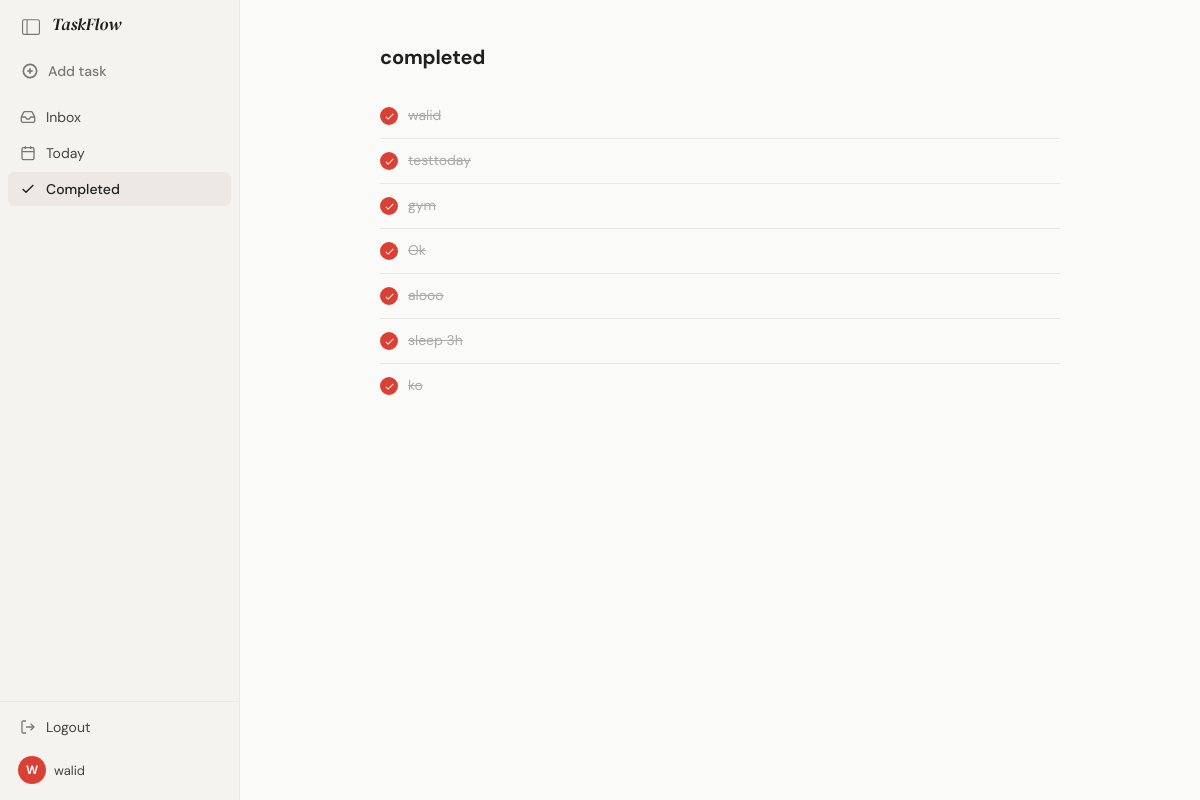
The page /app/completed/ (signed in) on the database its author committed.
### Task/models.py (models this page shows, shortened)
class Task(models.Model):
    PRIORITY = [
                (1 , 'Priority 1'),
                (2 , 'Priority 2'),
                (3 , 'Priority 3'),
                (4 , 'Priority 4'),
    ]
    title = models.CharField(max_length=255)
    description = models.TextField(blank=True)
    is_done = models.BooleanField(default=False)
    priority = models.IntegerField(choices=PRIORITY , default=1)
    created_at  = models.DateTimeField(auto_now_add=True)
    updated_at = models.DateTimeField(auto_now=True)
    due_date = models.DateTimeField(null=True , blank=True)
    user = models.ForeignKey(User , on_delete= models.CASCADE)
    category = models.ForeignKey(Category , on_delete=models.CASCADE , null=True , blank=True)

### Task/views.py (the view)
# urls.py: path('completed/',views.Completed,name="completed")
def Completed(request):
    TaskCompleted = Task.objects.filter(user = request.user , is_done=True)
    return render(request , 'app/completed.html' ,{'TaskCompleted':TaskCompleted})

### Task/context.py (called while the page is built)
def sidebar_data(request):
    if not request.user.is_authenticated:
        return {}
    return {
    'inbox_count': Task.objects.filter(
            user=request.user,
            is_done=False
        ).count(),
    'today_count': Task.objects.filter(
        user=request.user,
        due_date__date= timezone.now().date(),
        is_done = False
        ).count(),
    'add_task_form': TaskForm(),
    }

### Task/models.py (called while the page is built)
    def __str__(self):
        return self.get_name_display() # get_name_display() : cherche ettiquate correspondant de liste

### Task/templatetags/task_filters.py (called while the page is built)
@register.filter
def priority_icon(value):
    data = PRIORITY_DATA.get(value, {})
    return mark_safe(data.get('icon', ''))

@register.filter
def category_icon(value):
    data = CATEGORY_DATA.get(value, {})
    return mark_safe(data.get('icon', ''))

### Task/templates/app/completed.html (shortened to what this page needs)
{% extends 'base2.html' %}
{% load static %}
{% block extra_css %}
    <link rel="stylesheet" href="{% static 'styles/inbox.css' %}"/>
{% endblock %}
{% block body_class %}page-completed{% endblock %}
{% block content %}
<div class="inbox-container">
    <div class="inbox-header">
        <h1 class="inbox-title">completed</h1>
    </div>
    <div class="task-items">
        {% for task in TaskCompleted %}
            {% include 'components/task_item.html' %}
        {% empty %}
            <p class="inbox-empty">No tasks yet completed! 🎉</p>
        {% endfor %}
    </div>
</div>
{% endblock %}

### Task/templates/components/sidebar.html (shortened to what this page needs)
{% load static %}
<link rel="stylesheet" href="{% static 'styles/sidebar.css' %}"/>
<aside class="sidebar" id="sidebar">
  <div class="sidebar__head">
    <em class="title__head">TaskFlow</em>
    <button class="sidebar__toggle-btn" onclick="toggleSidebar()" title="Toggle sidebar">
      <svg width="18" height="18" viewBox="0 0 16 16" fill="currentColor">
        <path d="M0 3a2 2 0 0 1 2-2h12a2 2 0 0 1 2 2v10a2 2 0 0 1-2 2H2a2 2 0 0 1-2-2V3zm5-1v12h9a1 1 0 0 0 1-1V3a1 1 0 0 0-1-1H5zM4 2H2a1 1 0 0 0-1 1v10a1 1 0 0 0 1 1h2V2z"/>
      </svg>
    </button>
  </div>
  <div class="sidebar__add-task" onclick="addtaskopen()">
    <span class="sidebar__icon">
      <svg width="16" height="16" viewBox="0 0 24 24" fill="none" stroke="currentColor" stroke-width="2.5">
        <circle cx="12" cy="12" r="10"/>
        <line x1="12" y1="8" x2="12" y2="16"/>
        <line x1="8" y1="12" x2="16" y2="12"/>
      </svg>
    </span>
    <span class="sidebar__label">Add task</span>
  </div>
  <nav class="sidebar__nav">
    <a href="{% url 'inbox' %}" class="sidebar__item {% if request.resolver_match.url_name == 'inbox' %}sidebar__item--active{% endif %}">
      <span class="sidebar__icon">
        <svg width="16" height="16" viewBox="0 0 24 24" fill="none" stroke="currentColor" stroke-width="2">
          <polyline points="22 12 16 12 14 15 10 15 8 12 2 12"/>
          <path d="M5.45 5.11L2 12v6a2 2 0 002 2h16a2 2 0 002-2v-6l-3.45-6.89A2 2 0 0016.76 4H7.24a2 2 0 00-1.79 1.11z"/>
        </svg>
      </span>
      <span class="sidebar__label">Inbox</span>
    </a>
    <a href="{% url 'today' %}" class="sidebar__item {% if request.resolver_match.url_name == 'today' %}sidebar__item--active{% endif %}">
      <span class="sidebar__icon">
        <svg width="16" height="16" viewBox="0 0 24 24" fill="none" stroke="currentColor" stroke-width="2">
          <rect x="3" y="4" width="18" height="18" rx="2" ry="2"/>
          <line x1="16" y1="2" x2="16" y2="6"/>
          <line x1="8" y1="2" x2="8" y2="6"/>
          <line x1="3" y1="10" x2="21" y2="10"/>
        </svg>
      </span>
      <span class="sidebar__label">Today</span>
    </a>
    <a href="{% url 'completed' %}" class="sidebar__item {% if request.resolver_match.url_name == 'completed' %}sidebar__item--active{% endif %}">
      <span class="sidebar__icon">
        <svg width="16" height="16" viewBox="0 0 24 24" fill="none" stroke="currentColor" stroke-width="2">
          <polyline points="20 6 9 17 4 12"/>
        </svg>
      </span>
      <span class="sidebar__label">Completed</span>
    </a>
  </nav>
  <div class="sidebar__bottom">
    <a href="{% url 'logout' %}" class="sidebar__item">
      <span class="sidebar__icon">
        <svg width="16" height="16" viewBox="0 0 24 24" fill="none" stroke="currentColor" stroke-width="2">
          <path d="M9 21H5a2 2 0 01-2-2V5a2 2 0 012-2h4"/>
          <polyline points="16 17 21 12 16 7"/>
          <line x1="21" y1="12" x2="9" y2="12"/>
        </svg>
      </span>
      <span class="sidebar__label">Logout</span>
    </a>
    <div class="sidebar__user">
      <div class="sidebar__avatar">{{ request.user.username|first|upper }}</div>
      <span class="sidebar__label" style="font-size:13px; color: var(--ink-2);">{{ request.user.username }}</span>
    </div>
  </div>
</aside>

### Task/templates/components/task_item.html (shortened to what this page needs)
{% load static %}
{% load task_filters %}
<div class="task-item">
  {% include 'components/toggle_done.html' with task=task %}
</div>

### Task/templates/components/toggle_done.html (shortened to what this page needs)
{% load static %}
<link rel="stylesheet" href="{% static 'styles/toggle_done.css' %}"/>
<form action="{% url 'TaskToggle' task.id %}" method="POST">
  <div class="checkbox-container">
    <label for="task-{{ task.id }}" class="checkbox-label">
      <div class="checkbox-box">
        <svg viewBox="0 0 24 24" class="check-icon">
          <path d="M9 16.17L4.83 12l-1.42 1.41L9 19 21 7l-1.41-1.41L9 16.17z"/>
        </svg>
      </div>
      <span class="checkbox-text">{{ task.title }}</span>
    </label>
  </div>
</form>

### Task/static/styles/main.css (style rules this page uses)
:root { --red: #db4035; --red-dark: #b8332a; --red-light: #fff0ef; --red-mid: #f9c9c6; --white: #ffffff; --bg: #fafaf8; --bg-2: #f3f2ef; --border: #e8e8e5; --border-2: #d4d4d0; --ink: #202020; --ink-2: #444444; --ink-3: #777777; --ink-4: #aaaaaa; --sidebar-w: 240px; --sidebar-bg: #f5f3ef; --sidebar-active-bg: #ede8e3; --shadow-sm: 0 1px 3px rgba(0,0,0,0.08); --shadow-md: 0 4px 16px rgba(0,0,0,0.10); --shadow-lg: 0 12px 40px rgba(0,0,0,0.14); --shadow-xl: 0 24px 64px rgba(0,0,0,0.18); --r-sm: 6px; --r-md: 10px; --r-lg: 16px; --t-fast: 0.15s ease; --t-mid: 0.25s ease; --font-body: 'DM Sans', sans-serif; --font-display: 'DM Serif Display', serif; }
*, *::before, *::after { box-sizing: border-box; margin: 0; padding: 0; }
html { height: 100%; font-size: 15px; -webkit-font-smoothing: antialiased; -moz-osx-font-smoothing: grayscale; }
body { font-family: var(--font-body); background: var(--bg); color: var(--ink); height: 100%; overflow: hidden; }
a { text-decoration: none; color: inherit; }
button { font-family: var(--font-body); cursor: pointer; border: none; background: none; }
.title__head { position: fixed; top: 0; left: 0; height: 48px; display: flex; align-items: center; padding: 0 16px 0 52px; font-family: var(--font-display); font-size: 17px; color: var(--ink); z-index: 50; pointer-events: none; transition: opacity var(--t-fast); }

### Task/static/styles/inbox.css (style rules this page uses)
.inbox-container { max-width: 680px; margin: 0 auto; }
.inbox-header { display: flex; align-items: center; justify-content: space-between; margin-bottom: 24px; padding-top: 4px; }
.inbox-title { font-family: var(--font-body); font-size: 20px; font-weight: 700; color: var(--ink); letter-spacing: -0.01em; }
.task-items { display: flex; flex-direction: column; }
.task-item { display: flex; align-items: center; gap: 8px; padding: 10px 0; border-bottom: 1px solid var(--border); transition: background var(--t-fast); position: relative; }
.task-item:last-child { border-bottom: none; }

### Task/static/styles/sidebar.css (style rules this page uses)
.sidebar { width: var(--sidebar-w); height: 100vh; background: var(--sidebar-bg); border-right: 1px solid var(--border); display: flex; flex-direction: column; overflow: hidden; transition: width var(--t-mid), opacity var(--t-mid); position: relative; }
.sidebar__head { display: flex; align-items: center; justify-content: space-between; padding: 12px 12px 8px 16px; min-height: 48px; flex-shrink: 0; }
.title__head { font-family: var(--font-display); font-size: 17px; color: var(--ink); white-space: nowrap; overflow: hidden; font-style: italic; }
.sidebar__toggle-btn { width: 30px; height: 30px; border-radius: var(--r-sm); display: flex; align-items: center; justify-content: center; color: var(--ink-3); transition: background var(--t-fast), color var(--t-fast); flex-shrink: 0; }
.sidebar__toggle-btn svg { display: block; flex-shrink: 0; }
.sidebar__add-task { display: flex; align-items: center; gap: 8px; padding: 8px 12px; margin: 4px 8px 8px; border-radius: var(--r-sm); color: var(--ink-3); font-size: 14px; font-weight: 500; cursor: pointer; transition: background var(--t-fast), color var(--t-fast); white-space: nowrap; flex-shrink: 0; }
.sidebar__nav { flex: 1; overflow-y: auto; overflow-x: hidden; padding: 4px 8px; }
.sidebar__item { display: flex; align-items: center; gap: 8px; padding: 8px 10px; border-radius: var(--r-sm); font-size: 14px; font-weight: 400; color: var(--ink-2); transition: background var(--t-fast), color var(--t-fast); cursor: pointer; white-space: nowrap; overflow: hidden; text-decoration: none; margin-bottom: 2px; }
.sidebar__item--active { background: var(--sidebar-active-bg); color: var(--ink); font-weight: 500; }
.sidebar__icon { display: flex; align-items: center; justify-content: center; flex-shrink: 0; width: 20px; color: var(--ink-3); }
.sidebar__item--active .sidebar__icon, .sidebar__item:hover .sidebar__icon { color: var(--ink); }
.sidebar__label { flex: 1; overflow: hidden; text-overflow: ellipsis; white-space: nowrap; }
.sidebar__bottom { flex-shrink: 0; padding: 8px; border-top: 1px solid var(--border); }
.sidebar__user { display: flex; align-items: center; gap: 8px; padding: 8px 10px; border-radius: var(--r-sm); margin-top: 4px; }
.sidebar__avatar { width: 28px; height: 28px; border-radius: 50%; background: var(--red); color: #fff; font-size: 12px; font-weight: 700; display: flex; align-items: center; justify-content: center; flex-shrink: 0; }

### rows shown on the page
Task: title "walid"
Task: title "testtoday"
Task: title "gym"
Task: title "Ok"
Task: title "alooo"
Task: title "sleep 3h"
Task: title "ko"

### other values the page prints
{{ request.user.username|first|upper }} "W"
{{ request.user.username }} "walid"
